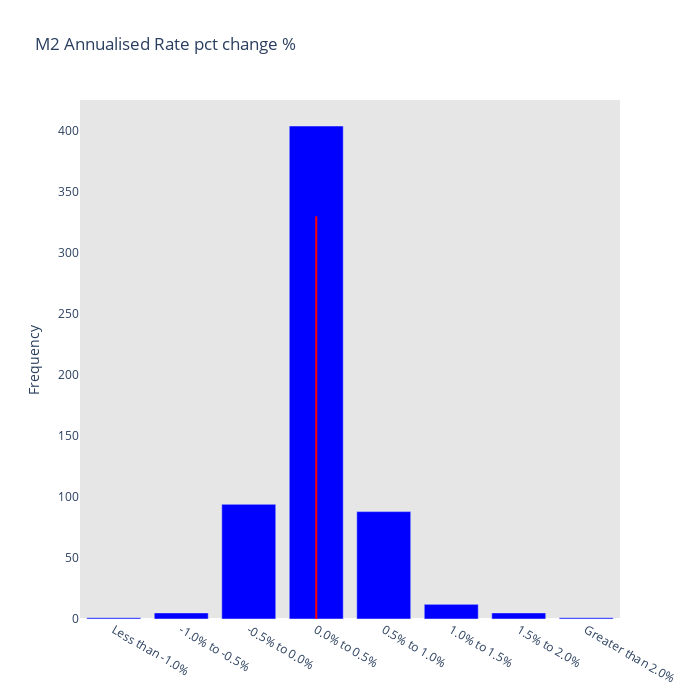

The cell this chart's notebook holds for it:
### Code cell
fig = go.Figure()

fig.add_trace(go.Bar(
    x=occurrence_frequencies.index,
    y=occurrence_frequencies['Frequency'],
    name='M2 Annualised Rate',
    marker=dict(color='blue'),
))

fig.update_layout(
    title=dict(text='M2 Annualised Rate pct change %'),
    plot_bgcolor='rgb(230, 230,230)',
    width=700,
    height=700,
    yaxis=dict(title="Frequency", exponentformat="none", showgrid=False),
    barmode="group",
    xaxis=dict(showgrid=False),
    shapes=[
        dict(
            type="line",
            x0="0.0% to 0.5%",  
            x1="0.0% to 0.5%", 
            y0=0,  # Start of the line on the y-axis
            y1=330,  # End of the line on the y-axis
            line=dict(
                color="Red",
                width=2,
                dash="solid",
            ),
        )
    ]
)

fig.show()

### Figure 1 — Plotly figure (JSON) as saved in the notebook; plotly's stock layout.template omitted (floating-point values rounded to 4 significant figures)
{"data": [{"marker": {"color": "blue"}, "name": "M2 Annualised Rate", "type": "bar", "x": ["Less than -1.0%", "-1.0% to -0.5%", "-0.5% to 0.0%", "0.0% to 0.5%", "0.5% to 1.0%", "1.0% to 1.5%", "1.5% to 2.0%", "Greater than 2.0%"], "y": [1, 5, 94, 404, 88, 12, 5, 1]}], "layout": {"barmode": "group", "height": 700, "plot_bgcolor": "rgb(230, 230,230)", "shapes": [{"line": {"color": "Red", "dash": "solid", "width": 2}, "type": "line", "x0": "0.0% to 0.5%", "x1": "0.0% to 0.5%", "y0": 0, "y1": 330}], "title": {"text": "M2 Annualised Rate pct change %"}, "width": 700, "xaxis": {"showgrid": false}, "yaxis": {"exponentformat": "none", "showgrid": false, "title": {"text": "Frequency"}}}}
